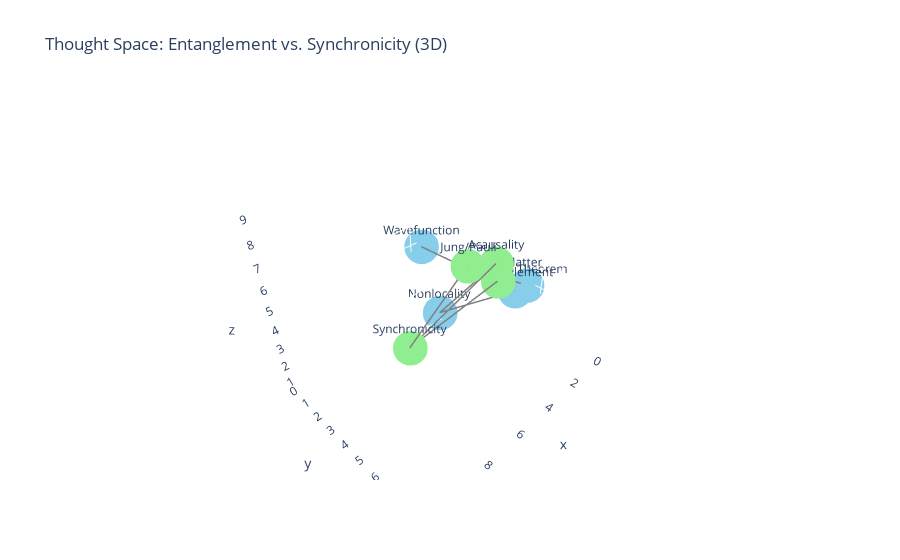

Notebook source saved alongside this figure:
### Code cell
import networkx as nx
import plotly.graph_objects as go
import numpy as np

# Create graph
G = nx.Graph()

# Blob A: Entanglement
ent_nodes = ["Entanglement", "Nonlocality", "Bell's Theorem", "Wavefunction"]
G.add_nodes_from(ent_nodes, group="entanglement")
G.add_edges_from([("Entanglement", "Nonlocality"),
                  ("Entanglement", "Bell's Theorem"),
                  ("Entanglement", "Wavefunction")])

# Blob B: Synchronicity
syn_nodes = ["Synchronicity", "Acausality", "Jung/Pauli", "Meaning-Matter"]
G.add_nodes_from(syn_nodes, group="synchronicity")
G.add_edges_from([("Synchronicity", "Acausality"),
                  ("Synchronicity", "Jung/Pauli"),
                  ("Synchronicity", "Meaning-Matter")])

# Cross-links
cross_links = [("Nonlocality", "Acausality"),
               ("Bell's Theorem", "Jung/Pauli")]
G.add_edges_from(cross_links)

# Assign random 3D positions inside two blobs
np.random.seed(42)
pos = {}
for i, node in enumerate(ent_nodes):
    pos[node] = np.random.rand(3) * 5  # Blob A
for i, node in enumerate(syn_nodes):
    pos[node] = np.random.rand(3) * 5 + 6  # Blob B shifted in space

# Build edge traces
edge_x, edge_y, edge_z = [], [], []
for edge in G.edges():
    x0, y0, z0 = pos[edge[0]]
    x1, y1, z1 = pos[edge[1]]
    edge_x += [x0, x1, None]
    edge_y += [y0, y1, None]
    edge_z += [z0, z1, None]

edge_trace = go.Scatter3d(x=edge_x, y=edge_y, z=edge_z,
                          mode='lines',
                          line=dict(color='gray', width=3),
                          hoverinfo='none')

# Build node traces
node_x, node_y, node_z, node_text, node_color = [], [], [], [], []
for node, (x, y, z) in pos.items():
    node_x.append(x)
    node_y.append(y)
    node_z.append(z)
    node_text.append(node)
    node_color.append('skyblue' if G.nodes[node]['group']=="entanglement" else 'lightgreen')

node_trace = go.Scatter3d(x=node_x, y=node_y, z=node_z,
                          mode='markers+text',
                          marker=dict(size=12, color=node_color),
                          text=node_text,
                          textposition="top center",
                          hoverinfo='text')

# Plot figure
fig = go.Figure(data=[edge_trace, node_trace])
fig.update_layout(title="Thought Space: Entanglement vs. Synchronicity (3D)",
                  scene=dict(xaxis=dict(showbackground=False),
                             yaxis=dict(showbackground=False),
                             zaxis=dict(showbackground=False)),
                  showlegend=False)
fig.show()

### Figure 1 — Plotly figure (JSON) as saved in the notebook; plotly's stock layout.template omitted (floating-point values rounded to 4 significant figures)
{"data": [{"hoverinfo": "none", "line": {"color": "gray", "width": 3}, "mode": "lines", "type": "scatter3d", "x": [1.873, 2.993, null, 1.873, 0.2904, null, 1.873, 3.54, null, 2.993, 6.917, null, 0.2904, 8.16, null, 10.16, 6.917, null, 10.16, 8.16, null, 10.16, 6.697, null], "y": [4.754, 0.7801, null, 4.754, 4.331, null, 4.754, 0.1029, null, 0.7801, 7.521, null, 4.331, 7.456, null, 7.062, 7.521, null, 7.062, 7.456, null, 7.062, 7.461, null], "z": [3.66, 0.78, null, 3.66, 3.006, null, 3.66, 4.85, null, 0.78, 8.624, null, 3.006, 9.059, null, 6.909, 8.624, null, 6.909, 9.059, null, 6.909, 7.832, null]}, {"hoverinfo": "text", "marker": {"color": ["skyblue", "skyblue", "skyblue", "skyblue", "lightgreen", "lightgreen", "lightgreen", "lightgreen"], "size": 12}, "mode": "markers+text", "text": ["Entanglement", "Nonlocality", "Bell's Theorem", "Wavefunction", "Synchronicity", "Acausality", "Jung/Pauli", "Meaning-Matter"], "textposition": "top center", "type": "scatter3d", "x": [1.873, 2.993, 0.2904, 3.54, 10.16, 6.917, 8.16, 6.697], "y": [4.754, 0.7801, 4.331, 0.1029, 7.062, 7.521, 7.456, 7.461], "z": [3.66, 0.78, 3.006, 4.85, 6.909, 8.624, 9.059, 7.832]}], "layout": {"scene": {"xaxis": {"showbackground": false}, "yaxis": {"showbackground": false}, "zaxis": {"showbackground": false}}, "showlegend": false, "title": {"text": "Thought Space: Entanglement vs. Synchronicity (3D)"}}}
